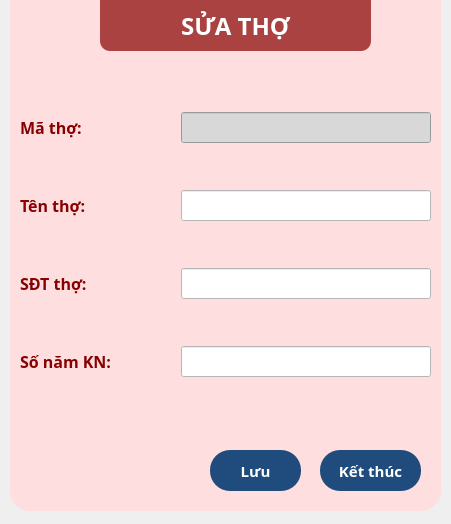
<?xml version="1.0" encoding="UTF-8"?>
<ui version="4.0">
 <class>barber_edit_form</class>
 <widget class="QDialog" name="barber_edit_form">
  <property name="geometry">
   <rect>
    <x>0</x>
    <y>0</y>
    <width>451</width>
    <height>524</height>
   </rect>
  </property>
  <property name="windowTitle">
   <string>Sửa thợ</string>
  </property>
  <property name="windowIcon">
   <iconset resource="bg_img.qrc">
    <normaloff>:/img/Barbershop/2.png</normaloff>:/img/Barbershop/2.png</iconset>
  </property>
  <property name="styleSheet">
   <string notr="true">QPushButton{
	padding: 10 0 10 0;
	border-radius: 20;
	color: rgb(255, 255, 255);
	background-color: rgb(31, 76, 124);
}
QPushButton:hover{
	background-color: rgb(46, 123, 175);
}
QPushButton:pressed{
	background-color: rgb(10, 158, 69);
}</string>
  </property>
  <widget class="QGroupBox" name="groupBox_2">
   <property name="geometry">
    <rect>
     <x>10</x>
     <y>90</y>
     <width>431</width>
     <height>411</height>
    </rect>
   </property>
   <property name="font">
    <font>
     <family>Noto Sans</family>
     <pointsize>16</pointsize>
     <weight>75</weight>
     <bold>true</bold>
    </font>
   </property>
   <property name="styleSheet">
    <string notr="true">QGroupBox{
	border: 0;
}</string>
   </property>
   <property name="title">
    <string/>
   </property>
   <widget class="QGroupBox" name="groupBox">
    <property name="geometry">
     <rect>
      <x>10</x>
      <y>-30</y>
      <width>411</width>
      <height>381</height>
     </rect>
    </property>
    <property name="styleSheet">
     <string notr="true">QGroupBox{
	border: 0px;
}

QLineEdit{
	background-color: rgb(255, 255, 255);
}
QLabel {
	color: rgb(136, 0, 0);
}</string>
    </property>
    <widget class="QWidget" name="layoutWidget">
     <property name="geometry">
      <rect>
       <x>0</x>
       <y>11</y>
       <width>411</width>
       <height>351</height>
      </rect>
     </property>
     <layout class="QGridLayout" name="gridLayout">
      <item row="0" column="0">
       <widget class="QLabel" name="label_2">
        <property name="font">
         <font>
          <family>Noto Sans</family>
          <pointsize>12</pointsize>
          <weight>75</weight>
          <bold>true</bold>
         </font>
        </property>
        <property name="text">
         <string>Mã thợ:</string>
        </property>
       </widget>
      </item>
      <item row="0" column="1">
       <widget class="QLineEdit" name="ma_tho_edit">
        <property name="minimumSize">
         <size>
          <width>200</width>
          <height>0</height>
         </size>
        </property>
        <property name="maximumSize">
         <size>
          <width>250</width>
          <height>16777215</height>
         </size>
        </property>
        <property name="font">
         <font>
          <family>Noto Sans</family>
          <pointsize>12</pointsize>
         </font>
        </property>
        <property name="styleSheet">
         <string notr="true">background-color: rgb(216, 216, 216);</string>
        </property>
        <property name="alignment">
         <set>Qt::AlignCenter</set>
        </property>
        <property name="readOnly">
         <bool>true</bool>
        </property>
       </widget>
      </item>
      <item row="1" column="0">
       <widget class="QLabel" name="label_3">
        <property name="font">
         <font>
          <family>Noto Sans</family>
          <pointsize>12</pointsize>
          <weight>75</weight>
          <bold>true</bold>
         </font>
        </property>
        <property name="text">
         <string>Tên thợ:</string>
        </property>
       </widget>
      </item>
      <item row="1" column="1">
       <widget class="QLineEdit" name="ten_tho_edit">
        <property name="minimumSize">
         <size>
          <width>200</width>
          <height>0</height>
         </size>
        </property>
        <property name="maximumSize">
         <size>
          <width>250</width>
          <height>16777215</height>
         </size>
        </property>
        <property name="font">
         <font>
          <family>Noto Sans</family>
          <pointsize>12</pointsize>
         </font>
        </property>
        <property name="alignment">
         <set>Qt::AlignCenter</set>
        </property>
       </widget>
      </item>
      <item row="2" column="0">
       <widget class="QLabel" name="label_4">
        <property name="font">
         <font>
          <family>Noto Sans</family>
          <pointsize>12</pointsize>
          <weight>75</weight>
          <bold>true</bold>
         </font>
        </property>
        <property name="text">
         <string>SĐT thợ:</string>
        </property>
       </widget>
      </item>
      <item row="2" column="1">
       <widget class="QLineEdit" name="sdt_tho_edit">
        <property name="minimumSize">
         <size>
          <width>200</width>
          <height>0</height>
         </size>
        </property>
        <property name="maximumSize">
         <size>
          <width>250</width>
          <height>16777215</height>
         </size>
        </property>
        <property name="font">
         <font>
          <family>Noto Sans</family>
          <pointsize>12</pointsize>
         </font>
        </property>
        <property name="alignment">
         <set>Qt::AlignCenter</set>
        </property>
       </widget>
      </item>
      <item row="3" column="0">
       <widget class="QLabel" name="label_5">
        <property name="font">
         <font>
          <family>Noto Sans</family>
          <pointsize>12</pointsize>
          <weight>75</weight>
          <bold>true</bold>
         </font>
        </property>
        <property name="text">
         <string>Số năm KN:</string>
        </property>
       </widget>
      </item>
      <item row="3" column="1">
       <widget class="QLineEdit" name="so_nam_kn_edit">
        <property name="minimumSize">
         <size>
          <width>200</width>
          <height>0</height>
         </size>
        </property>
        <property name="maximumSize">
         <size>
          <width>250</width>
          <height>16777215</height>
         </size>
        </property>
        <property name="font">
         <font>
          <family>Noto Sans</family>
          <pointsize>12</pointsize>
         </font>
        </property>
        <property name="alignment">
         <set>Qt::AlignCenter</set>
        </property>
       </widget>
      </item>
     </layout>
    </widget>
   </widget>
   <widget class="QPushButton" name="luu_edit_tho_btn">
    <property name="geometry">
     <rect>
      <x>200</x>
      <y>360</y>
      <width>91</width>
      <height>41</height>
     </rect>
    </property>
    <property name="font">
     <font>
      <family>Noto Sans</family>
      <pointsize>11</pointsize>
      <weight>75</weight>
      <bold>true</bold>
     </font>
    </property>
    <property name="text">
     <string>Lưu</string>
    </property>
   </widget>
   <widget class="QPushButton" name="ket_thuc_edit_tho_btn">
    <property name="geometry">
     <rect>
      <x>310</x>
      <y>360</y>
      <width>101</width>
      <height>41</height>
     </rect>
    </property>
    <property name="font">
     <font>
      <family>Noto Sans</family>
      <pointsize>11</pointsize>
      <weight>75</weight>
      <bold>true</bold>
     </font>
    </property>
    <property name="text">
     <string>Kết thúc</string>
    </property>
   </widget>
  </widget>
  <widget class="QWidget" name="widget_5" native="true">
   <property name="geometry">
    <rect>
     <x>10</x>
     <y>-20</y>
     <width>431</width>
     <height>531</height>
    </rect>
   </property>
   <property name="styleSheet">
    <string notr="true">border-radius: 20px;
background-color: rgb(255, 222, 223);
color: rgb(136, 0, 0);
</string>
   </property>
  </widget>
  <widget class="QLabel" name="label_15">
   <property name="geometry">
    <rect>
     <x>100</x>
     <y>0</y>
     <width>271</width>
     <height>51</height>
    </rect>
   </property>
   <property name="font">
    <font>
     <family>Noto Sans</family>
     <pointsize>18</pointsize>
     <weight>75</weight>
     <bold>true</bold>
    </font>
   </property>
   <property name="styleSheet">
    <string notr="true">color: rgb(255, 255, 255);
background-color: rgba(136, 0, 0, 70%);
border-radius: 0px;
border-bottom-left-radius: 10px;
border-bottom-right-radius: 10px;</string>
   </property>
   <property name="text">
    <string>SỬA THỢ</string>
   </property>
   <property name="alignment">
    <set>Qt::AlignCenter</set>
   </property>
  </widget>
  <zorder>widget_5</zorder>
  <zorder>groupBox_2</zorder>
  <zorder>label_15</zorder>
 </widget>
 <tabstops>
  <tabstop>ma_tho_edit</tabstop>
  <tabstop>ten_tho_edit</tabstop>
  <tabstop>sdt_tho_edit</tabstop>
  <tabstop>so_nam_kn_edit</tabstop>
  <tabstop>luu_edit_tho_btn</tabstop>
  <tabstop>ket_thuc_edit_tho_btn</tabstop>
 </tabstops>
 <resources>
  <include location="bg_img.qrc"/>
 </resources>
 <connections/>
</ui>
